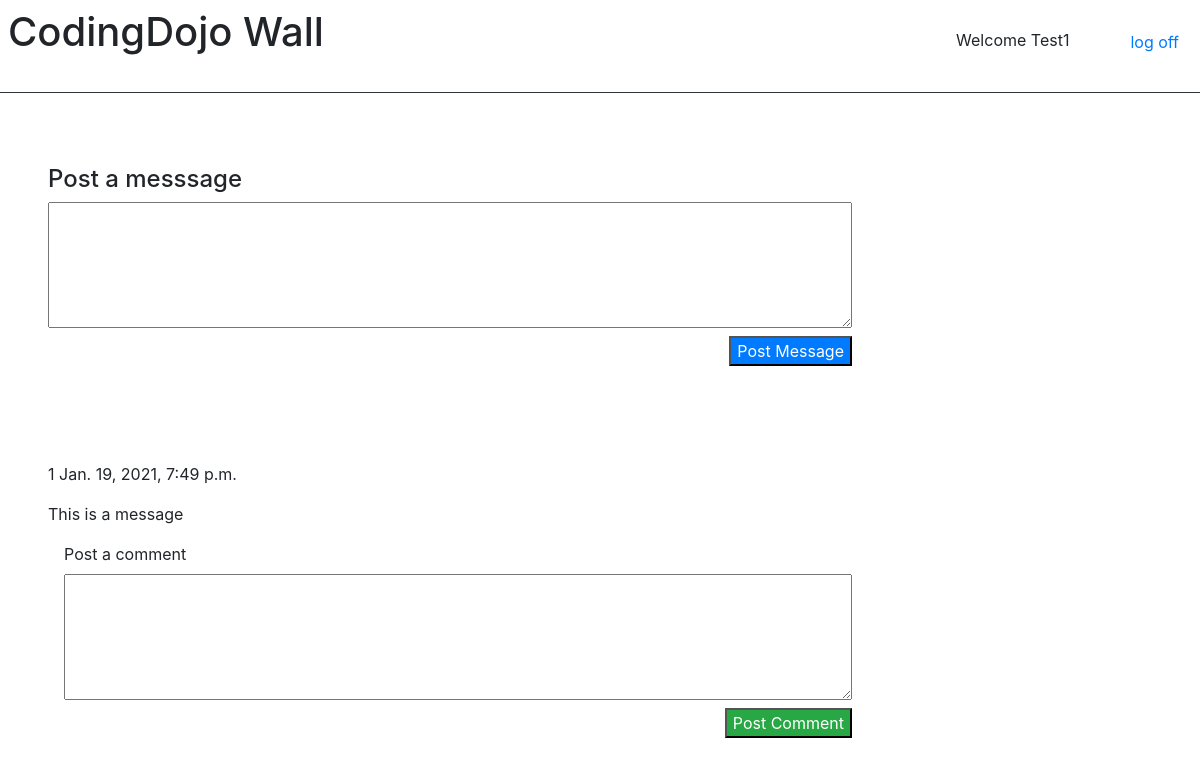
/wall/ (signed in), run on the app's committed database.
### login/models.py (models this page shows)
class User(models.Model):
    first_name = models.CharField(max_length=255)
    last_name = models.CharField(max_length=255)
    email = models.EmailField()
    password = models.CharField(max_length=255)
    created_at = models.DateTimeField(auto_now_add=True)
    updated_at = models.DateTimeField(auto_now=True)
    objects = UserManager()

### codingdojo_wall/models.py (models this page shows)
class Message(models.Model):
    user_id = models.ForeignKey(User, related_name="messages", on_delete = models.CASCADE)
    message = models.TextField()
    created_at = models.DateTimeField(auto_now_add=True)
    updated_at = models.DateTimeField(auto_now=True)

### codingdojo_wall/views.py (the view)
# urls.py: path('', views.wall),
def wall(request):
    if 'userid' in request.session:
        context = {
            "user": User.objects.get(id=request.session['userid']),
            "messages": Message.objects.all(),
            "comments": Comment.objects.all(),
        }
        return render(request, 'wall.html', context)
    redirect('/')

### codingdojo_wall/templates/wall.html (shortened to what this page needs)
<!DOCTYPE html>
<html lang="en">
<head>
    <link rel="stylesheet" href="https://stackpath.bootstrapcdn.com/bootstrap/4.5.2/css/bootstrap.min.css"
>
</head>
<body>
    <header class="d-flex p-2 align-items-baseline">
        <h1 class="mr-auto">CodingDojo Wall</h1>
        <p class="pr-5">Welcome {{ user.first_name}}</p>
        <form action="/wall/log_off" method="POST">
            <input class="btn btn-link" type="submit" name="log_off" value="log off">
        </form>
    </header>
    <hr class="bg-dark">
    <div class="p-5 w-75">
        <form action="/wall/add_message" method="POST">
            <label class="d-block mt-2 h4" for="message">Post a messsage</label>
            <textarea class="d-block mt-2 w-100" name="message" id="message" cols="30" rows="5"></textarea>
            <input class="d-block mt-2 ml-auto bg-primary text-white" type="submit" name="submit" value="Post Message">
        </form>
    </div>
    <div class="p-5 w-75">
        {% for message in messages %}
        <p>{{ user.id }} {{ message.created_at }}</p>
        <p>{{ message.message }}</p>
        <div>
            <form class="ml-3" action="/wall/add_comment" method="POST">
                <label class="d-block mt-2" for="comment">Post a comment</label>
                <textarea class="d-block mt-2 w-100" name="comment" id="comment" cols="30" rows="5"></textarea>
                <input class="d-block mt-2 ml-auto bg-success text-white" type="submit" name="post_comment" value="Post Comment">
            </form>
        </div>
        {% endfor %}
    </div>
</body>
</html>

### data on the page
User: first_name "Test1", id "1"
Message: created_at "Jan. 19, 2021, 7:49 p.m.", message "This is a message"
